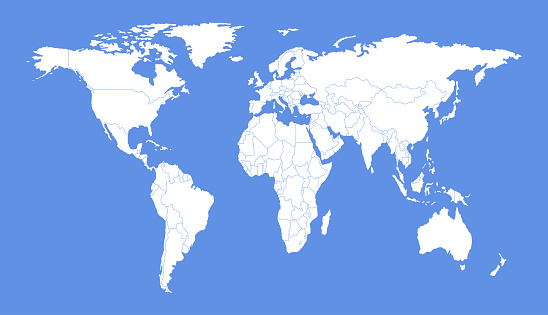
#> input picture src/tests/test comparison/mondo.jpg, 548 x 315 px
$ python -i shape_matcher.py   (imports and definitions only)
#> lines starting #> are read from the running program, lines starting #| are printed output that depends on the picture; after the words box and inside, x2 and y2 are one past the last pixel; in counts of white or black regions, pixels touching at a corner belong together
"""
Shape Matcher - Confronta forme estratte con database geografico mondiale
Riconosce automaticamente regioni/paesi confrontando geometrie
"""

import cv2
import numpy as np
import json
import urllib.request
import zipfile
from pathlib import Path
from typing import List, Dict, Tuple, Optional
from shapely.geometry import Polygon, MultiPolygon, shape, mapping
from shapely.ops import unary_union
from scipy.spatial import distance
import geopandas as gpd


class ShapeMatcher:
    def __init__(self, database_path: str = None, use_gadm_italy: bool = True):
        """Inizializza il matcher con database mondiale (o GADM Italy per regioni)"""
        self.use_gadm_italy = use_gadm_italy
        self.database_path = database_path or self._get_database_path()
        self.world_shapes = None
        self.italy_regions = None
        self.load_database()

        # Carica GADM Italy se richiesto
        if use_gadm_italy:
            self._load_gadm_italy()

    def _get_database_path(self) -> Path:
        """Ottiene path database (scarica se necessario)"""
        base_dir = Path(__file__).parent
        db_dir = base_dir / "geodata"
        db_dir.mkdir(exist_ok=True)

        shapefile = db_dir / "ne_10m_admin_1_states_provinces" / "ne_10m_admin_1_states_provinces.shp"

        if not shapefile.exists():
            print("\n📥 Download database mondiale (Natural Earth)...")
            print("   Questo può richiedere alcuni minuti...")
            self._download_naturalearth(db_dir)
#> (the call stopped at in _download_naturalearth, `with urllib.request.urlopen(req) as response, open(zip_path, 'wb') as ..`: the network is not available in this run)
#> (the call stopped at in load_database, `self.world_shapes = gpd.read_file(str(self.database_path))`: geopandas is not available in this run)

        return shapefile

    def _download_naturalearth(self, target_dir: Path):
        """Scarica Natural Earth database (stati/province/regioni mondiali)"""
        # Natural Earth - Admin 1 (stati/province/regioni) - URL corretto
        # Nota: per l'Italia include sia regioni che province, prioritizziamo regioni
        url = "https://naciscdn.org/naturalearth/10m/cultural/ne_10m_admin_1_states_provinces.zip"

        zip_path = target_dir / "ne_admin.zip"

        try:
            print(f"   Download da: {url}")

            # Aggiungi User-Agent per evitare 406 error
            req = urllib.request.Request(url, headers={'User-Agent': 'Mozilla/5.0'})

            with urllib.request.urlopen(req) as response, open(zip_path, 'wb') as out_file:
                total_size = int(response.headers.get('Content-Length', 0))
                downloaded = 0
                chunk_size = 8192

                while True:
                    chunk = response.read(chunk_size)
                    if not chunk:
                        break
                    out_file.write(chunk)
                    downloaded += len(chunk)

                    if total_size > 0:
                        progress = (downloaded / total_size) * 100
                        print(f"\r   Progresso: {progress:.1f}%", end='', flush=True)

                print()  # Newline dopo progresso

            print("   Estrazione...")
            with zipfile.ZipFile(zip_path, 'r') as zip_ref:
                zip_ref.extractall(target_dir / "ne_10m_admin_1_states_provinces")

            zip_path.unlink()  # Rimuovi zip
            print("   ✅ Database scaricato")

        except Exception as e:
            print(f"   ❌ Errore download: {e}")
            print("\n   💡 ALTERNATIVA MANUALE:")
            print("   1. Vai su: https://www.naturalearthdata.com/downloads/10m-cultural-vectors/")
            print("   2. Scarica: 'Admin 1 – States, Provinces'")
            print("   3. Estrai in: " + str(target_dir))
            raise

    def load_database(self):
        """Carica shapefile mondiale"""
        print(f"\n🗺️  Caricamento database mondiale...")

        try:
            self.world_shapes = gpd.read_file(str(self.database_path))
            print(f"   ✅ {len(self.world_shapes)} regioni/stati caricati")
            print(f"   📍 Copertura: {', '.join(self.world_shapes['admin'].unique()[:5])}...")

        except Exception as e:
            print(f"   ❌ Errore caricamento: {e}")
            raise

    def _load_gadm_italy(self):
        """Carica database GADM Italy (regioni ufficiali)"""
        base_dir = Path(__file__).parent
        gadm_shapefile = base_dir / "geodata" / "gadm_italy" / "gadm41_ITA_1.shp"

        if not gadm_shapefile.exists():
            print("\n💡 Database regioni italiane non trovato")
            print("   Esegui: python download_gadm.py")
            print("   Oppure usa Natural Earth (meno preciso)")
            return

        try:
            self.italy_regions = gpd.read_file(str(gadm_shapefile))
            print(f"\n🇮🇹 Database GADM Italy caricato")
            print(f"   ✅ {len(self.italy_regions)} regioni italiane ufficiali")
        except Exception as e:
            print(f"   ⚠️ Errore caricamento GADM Italy: {e}")
            self.italy_regions = None

    def extract_features_from_image(self, image_path: str, n_colors: int = 60, min_area: int = 300) -> List[Dict]:
        """Estrae contorni da immagine (riutilizza logica K-Means)"""
#> called with image_path = 'mondo.jpg', n_colors = 60, min_area = 300
        print(f"\n🎨 Estrazione forme da immagine...")

        image = cv2.imread(str(image_path))
#> image is the input picture: shape (315, 548, 3); mean B, G, R 234.5, 169.5, 132.2
        if image is None:
            raise ValueError(f"Impossibile caricare: {image_path}")

        height, width = image.shape[:2]
#> height = 315; width = 548
        print(f"   Dimensioni: {width}x{height}px")
#|    Dimensioni: 548x315px

        # K-Means clustering
        pixels = image.reshape((-1, 3)).astype(np.float32)
        criteria = (cv2.TERM_CRITERIA_EPS + cv2.TERM_CRITERIA_MAX_ITER, 100, 0.2)
        _, labels, centers = cv2.kmeans(pixels, n_colors, None, criteria, 10, cv2.KMEANS_PP_CENTERS)
#> centers = 60 rows, first 8: [228.6, 145, 96.99], [254.7, 254.6, 250.9], [247, 207.5, 187.9], [238.1, 166.4, 130.7], [248.8, 218.7, 211.6], [250.8, 241.3, 234.6], [227.1, 136.7, 80.96], [243.6, 188.3, 159.6]

        # Trova contorni per ogni colore
        candidates = []

        for color_idx in range(n_colors):
            mask = (labels.flatten() == color_idx).reshape((height, width)).astype(np.uint8) * 255
            contours, _ = cv2.findContours(mask, cv2.RETR_EXTERNAL, cv2.CHAIN_APPROX_SIMPLE)

            for contour in contours:
                area = cv2.contourArea(contour)
                if area < min_area:
                    continue

                # Semplifica contorno
                epsilon = 0.001 * cv2.arcLength(contour, True)
                approx = cv2.approxPolyDP(contour, epsilon, True)
                points = [(int(p[0][0]), int(p[0][1])) for p in approx]

                # Normalizza coordinate (0-1)
                normalized_points = [(x/width, y/height) for x, y in points]

                # Crea poligono Shapely
                if len(normalized_points) >= 3:
                    try:
                        poly = Polygon(normalized_points)
                        if poly.is_valid and poly.area > 0:
                            candidates.append({
                                'geometry': poly,
                                'area': area,
                                'points': points,
                                'normalized': normalized_points
                            })
                    except:
                        continue
#> this loop made 60 passes
#> contours on passes 1 to 12: [[[0, 0], [0, 313], [547, 313], [547, 0]]], 1730 contours, all with area under 20, 332 contours, all with area under 20, 206 contours, all with area under 20, 185 contours, all with area under 20, 367 contours, all with area under 20, 437 contours, all with area under 20, 171 contours, all with area under 20, 1466 contours, all with area under 20, 192 contours, all with area under 20, 456 contours, all with area under 20, 500 contours, all with area under 20
#> pass 1, in extract_features_from_image, `mask = (labels.flatten() == color_idx).reshape((height, width)).astype..`:
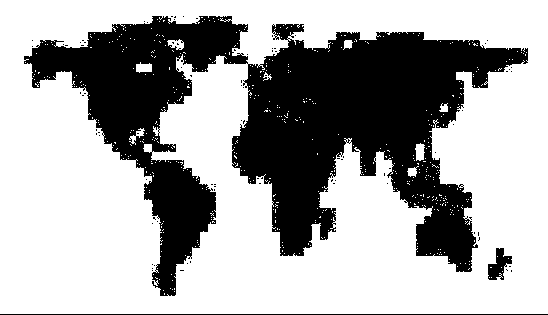
#> mask: shape (315, 548); 66% white; 87 black regions (84 under 20 px), largest, box (x1, y1, x2, y2) and area: (24, 16, 528, 296) 57617, (0, 314, 548, 315) 548, (488, 248, 512, 280) 416
#> pass 2, in extract_features_from_image, `mask = (labels.flatten() == color_idx).reshape((height, width)).astype..`:
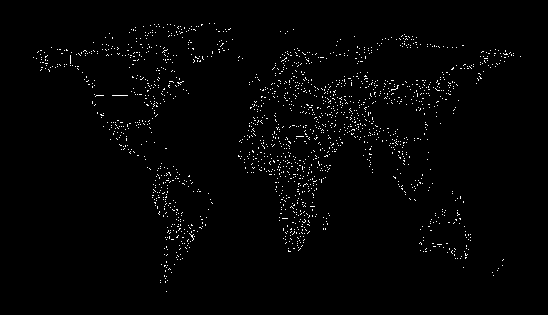
#> mask: shape (315, 548); 1.5% white in thin lines or dots, all inside (x1, y1, x2, y2) = (33, 23, 521, 292)
#> pass 3, in extract_features_from_image, `mask = (labels.flatten() == color_idx).reshape((height, width)).astype..`:
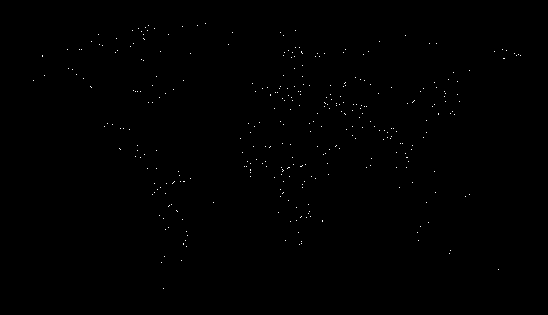
#> mask: shape (315, 548); 0.21% white in thin lines or dots, all inside (x1, y1, x2, y2) = (33, 23, 521, 289)
#> after the loop:
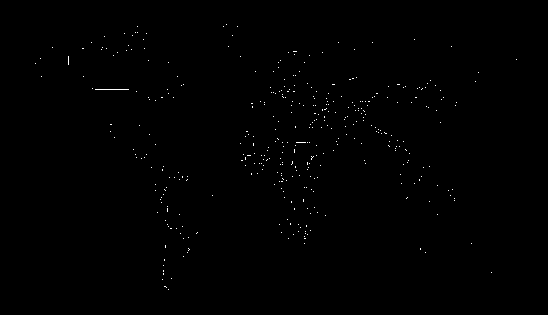
#> mask: shape (315, 548); 0.3% white in thin lines or dots, all inside (x1, y1, x2, y2) = (35, 24, 517, 290)
#> after the loop, candidates = 1 item

        print(f"   ✅ {len(candidates)} forme estratte")
#|    ✅ 1 forme estratte
        return candidates

    # [275 lines left out: functions normalize_shape, shape_similarity, _interpolate_shape, find_best_match, match_all, main, not called in this run]


# [2 lines not run here, left out]

>>> result = ShapeMatcher().extract_features_from_image('mondo.jpg')
#> result = 1 item
